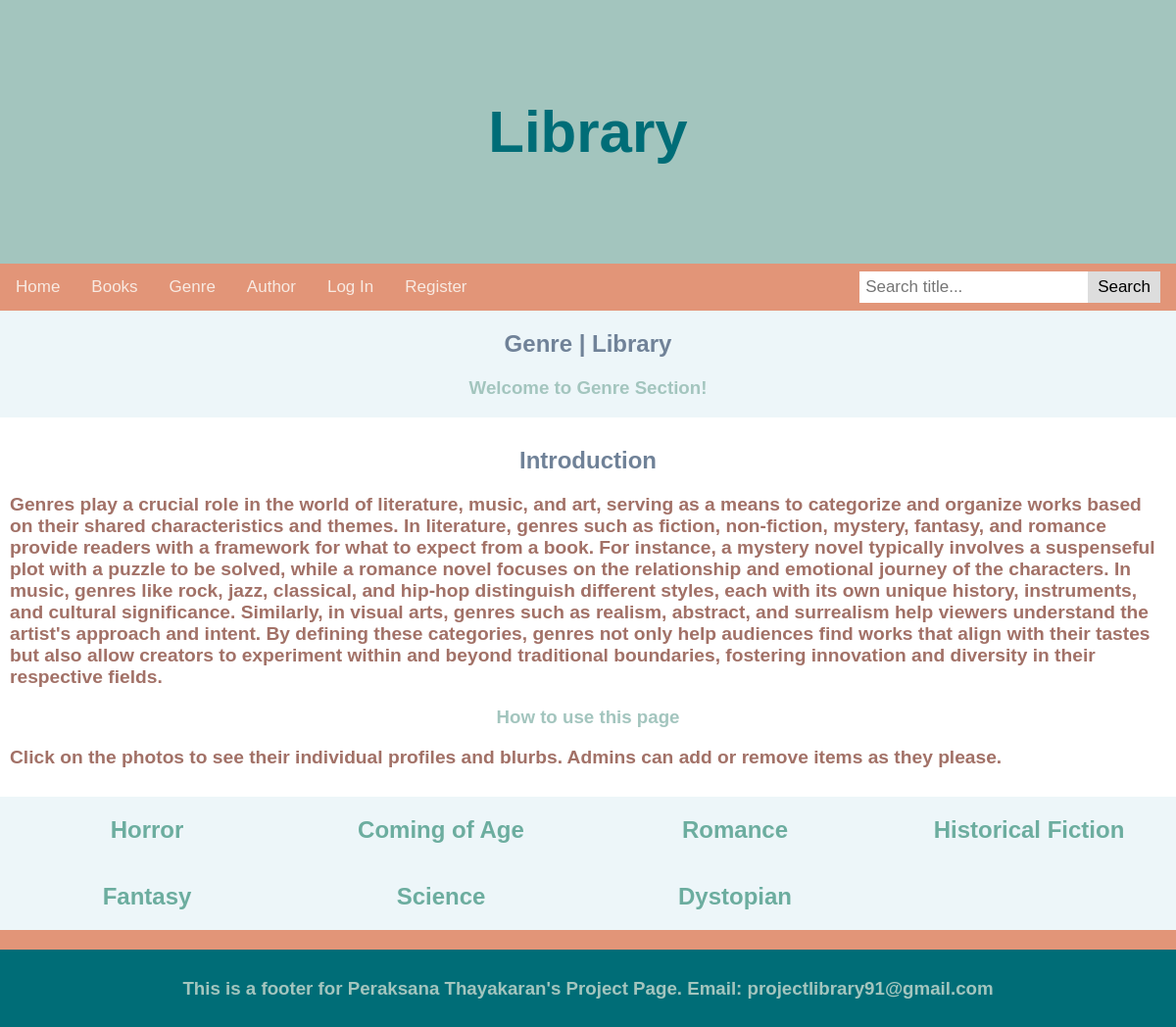
Before: /genre with the older database file.
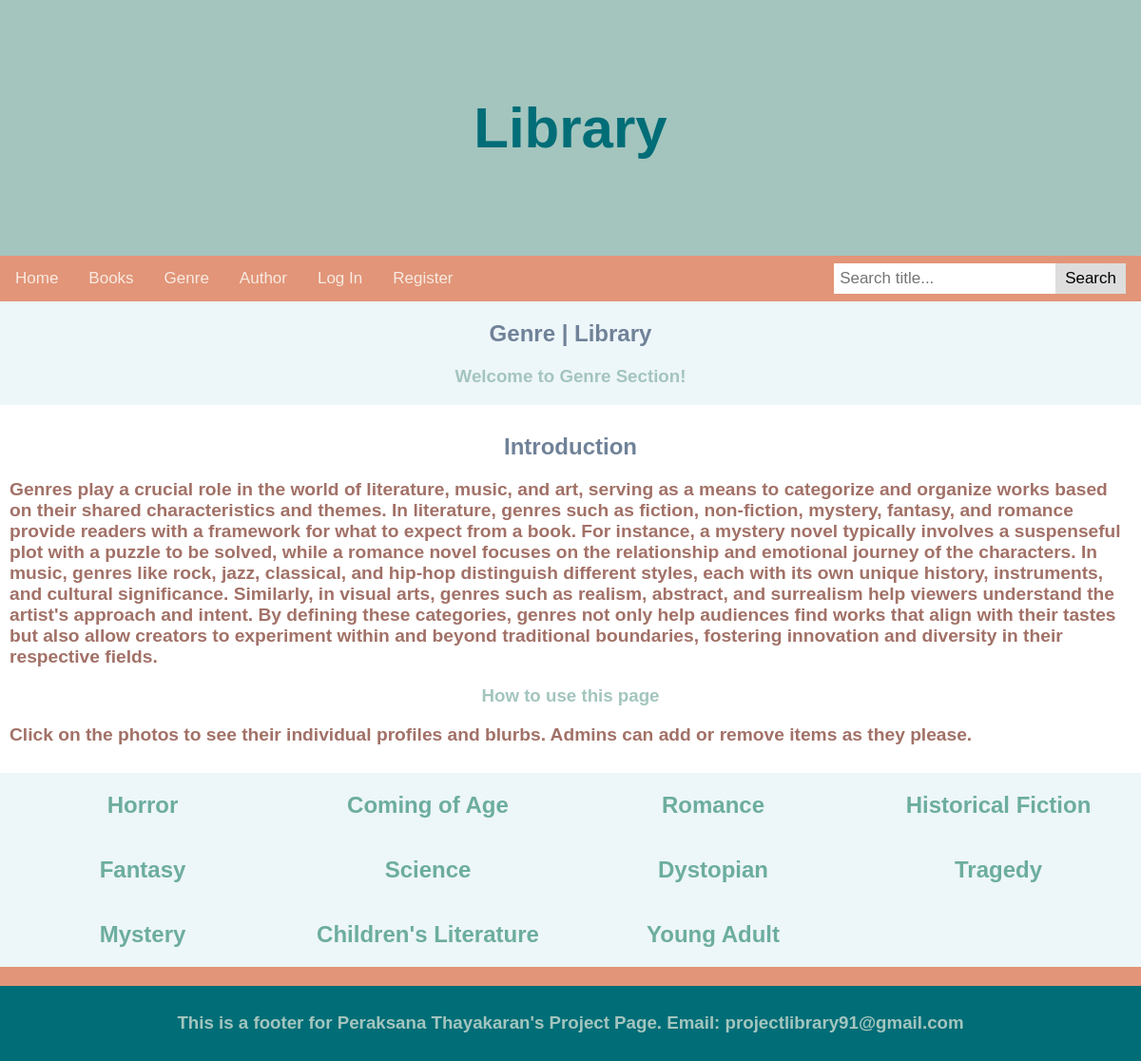
After: the same page with the newer database file.
### tables this page shows
CREATE TABLE Genre (id INTEGER PRIMARY KEY, name, description);

### route.py (the view)
@app.route('/genre')
def genre():
    genres = query_db("SELECT id, name FROM Genre ORDER BY id")
    return render_template("genre.html", genres=genres)

### route.py (called while the page is built)
@app.before_request
def make_session_permanent():
    session.permanent = True

def query_db(query, args=(), one=False):
    cur = get_db().execute(query, args)
    rv = cur.fetchall()
    cur.close()
    return (rv[0] if rv else None) if one else rv

def get_db():
    if 'db' not in g:
        g.db = sqlite3.connect(app.config['DATABASE'])
        g.db.row_factory = sqlite3.Row  # Return rows as dictionaries
    return g.db

@app.context_processor
def context_processor():
    return dict(title=app.config['TITLE'])

### templates/genre.html
{% extends "u_layout.html" %}
{% block content %}
    <h2>Genre | Library</h2>
    <h3>Welcome to Genre Section!</h3>
    <div class="content">
        <h2>Introduction</h2>
        <p style="font-size: 120%;">
            Genres play a crucial role in the world of literature, music, and art, serving as a means to categorize and organize works based on their shared characteristics and themes. In literature, genres such as fiction, non-fiction, mystery, fantasy, and romance provide readers with a framework for what to expect from a book. For instance, a mystery novel typically involves a suspenseful plot with a puzzle to be solved, while a romance novel focuses on the relationship and emotional journey of the characters. In music, genres like rock, jazz, classical, and hip-hop distinguish different styles, each with its own unique history, instruments, and cultural significance. Similarly, in visual arts, genres such as realism, abstract, and surrealism help viewers understand the artist's approach and intent. By defining these categories, genres not only help audiences find works that align with their tastes but also allow creators to experiment within and beyond traditional boundaries, fostering innovation and diversity in their respective fields.
        </p>
        <h3>How to use this page</h3>
        <p style="font-size: 120%;">
            Click on the photos to see their individual profiles and blurbs. Admins can add or remove items as they please.
        </p>
    </div>
    {% for genre in genres %}
        <div class="column">
            <h2>
                <a href="/genre/{{ genre[0] }}">
                    {{ genre[1] }}
                </a>
            </h2>
        </div>
    {% endfor %}
{% endblock %}

Changed rows visible on the page:
added Genre: name "Tragedy"
added Genre: name "Mystery"
added Genre: name "Children's Literature"
added Genre: name "Young Adult"
